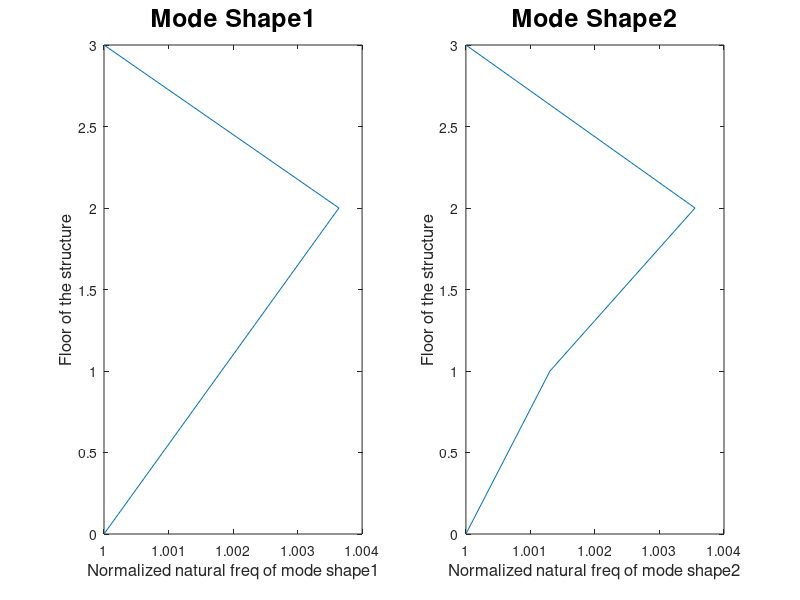

The MATLAB script that drew this image:
v = [20.107 28.1644; 20.1436 28.2011; 20.1802 28.2644; 20.107 28.1644]
for i=1:2
    v(:, i) = v(:, i)/v(1, i);
end

Floor = [0;1;2;3];
for i =1:2
    subplot(1, 2, i)
    plot([v(:,i)], Floor);
    ylabel('Floor of the structure', 'FontSize', 12);
    xlabel(['Normalized natural freq of mode shape', num2str(i)], 'FontSize', 12);
    title(['Mode Shape', num2str(i)], 'FontSize',18);
end